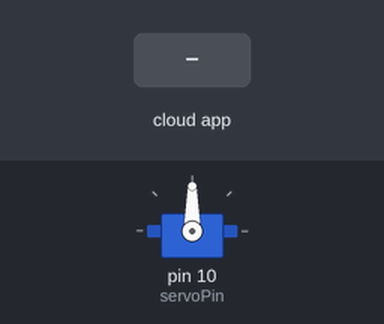
A sketch run on a simulated Arduino Uno, built with avr-gcc and run on an emulated ATmega328P. On the bench: servo. The inputs (shaded band) are chosen by the test bench. The ROS host is connected and sends only what is stated.

Above: at 1.3 s.
1.4 s: the phone or cloud app sets chatter to 0
At 2.2 s:
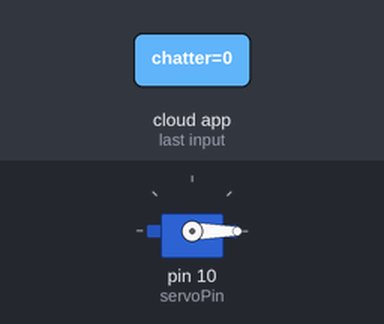
Timing chart, 0 to 4.4 s (numbered marks = the images above; inputs shaded):
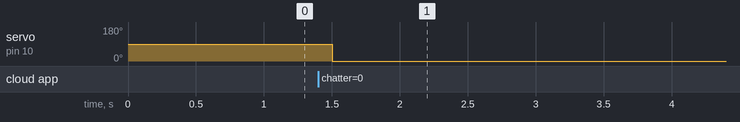

Measured:
- after the input at 1.4 s, servo on pin 10 (servoPin): 90° → 0° after 0.10 s

The sketch:

TesThrusterROS.ino
```cpp
#include<ros.h>
#include<std_msgs/Int16.h>
#include<Servo.h>

byte servoPin = 10;
Servo servo;

int speed;

ros::NodeHandle nh;

void messageCb(const std_msgs :: Int16&toggle_msg)
{
  servo.writeMicroseconds(toggle_msg.data);
}

ros::Subscriber<std_msgs :: Int16>sub("chatter", messageCb);

void setup() {
  Serial.begin(9600);
  nh.getHardware() -> setBaud(9600);
  servo.attach(servoPin);
  servo.writeMicroseconds(1475);
  nh.initNode();
  nh.subscribe(sub);
}

void loop() {
  nh.spinOnce();
  delay(500);
}
```
